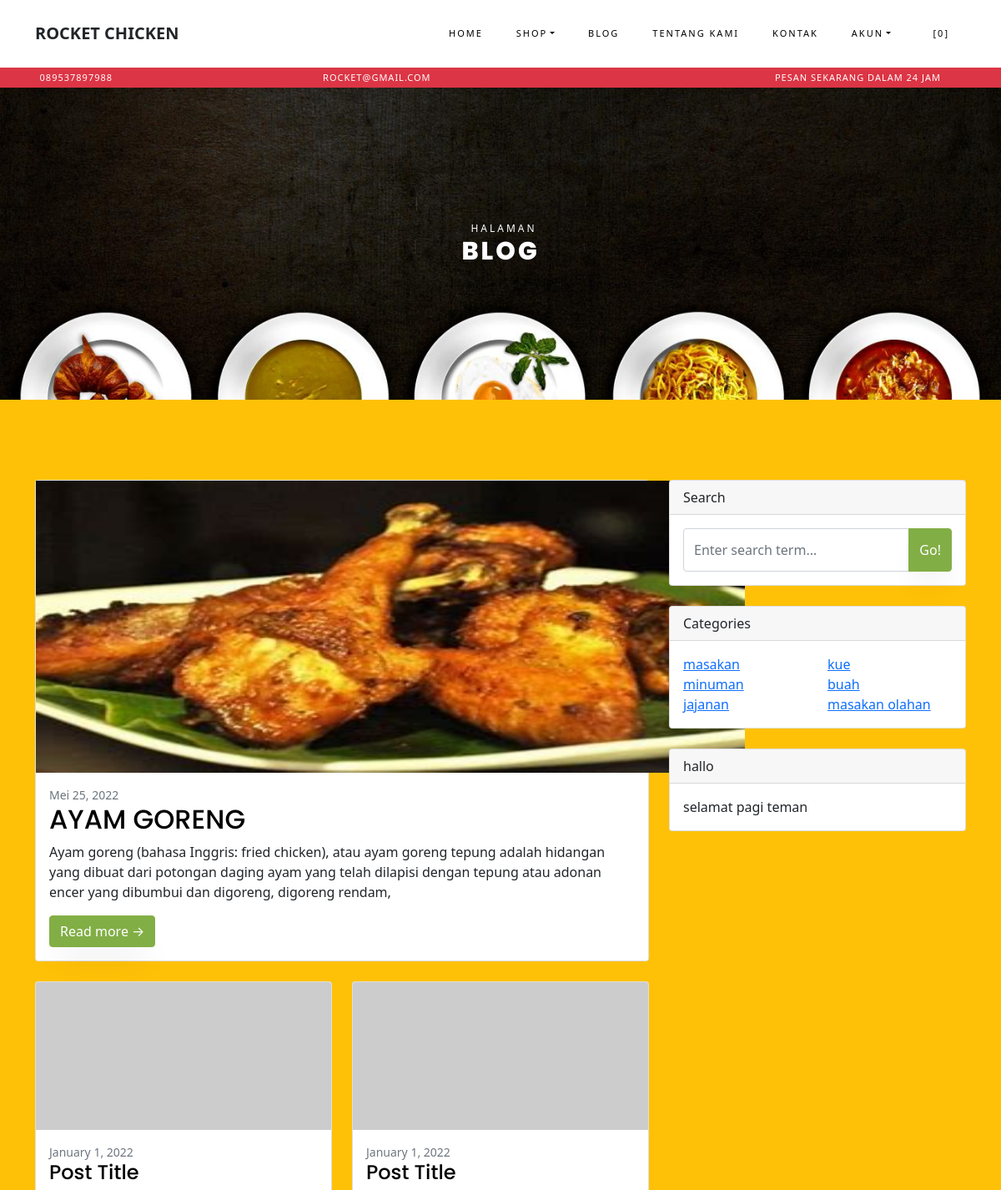
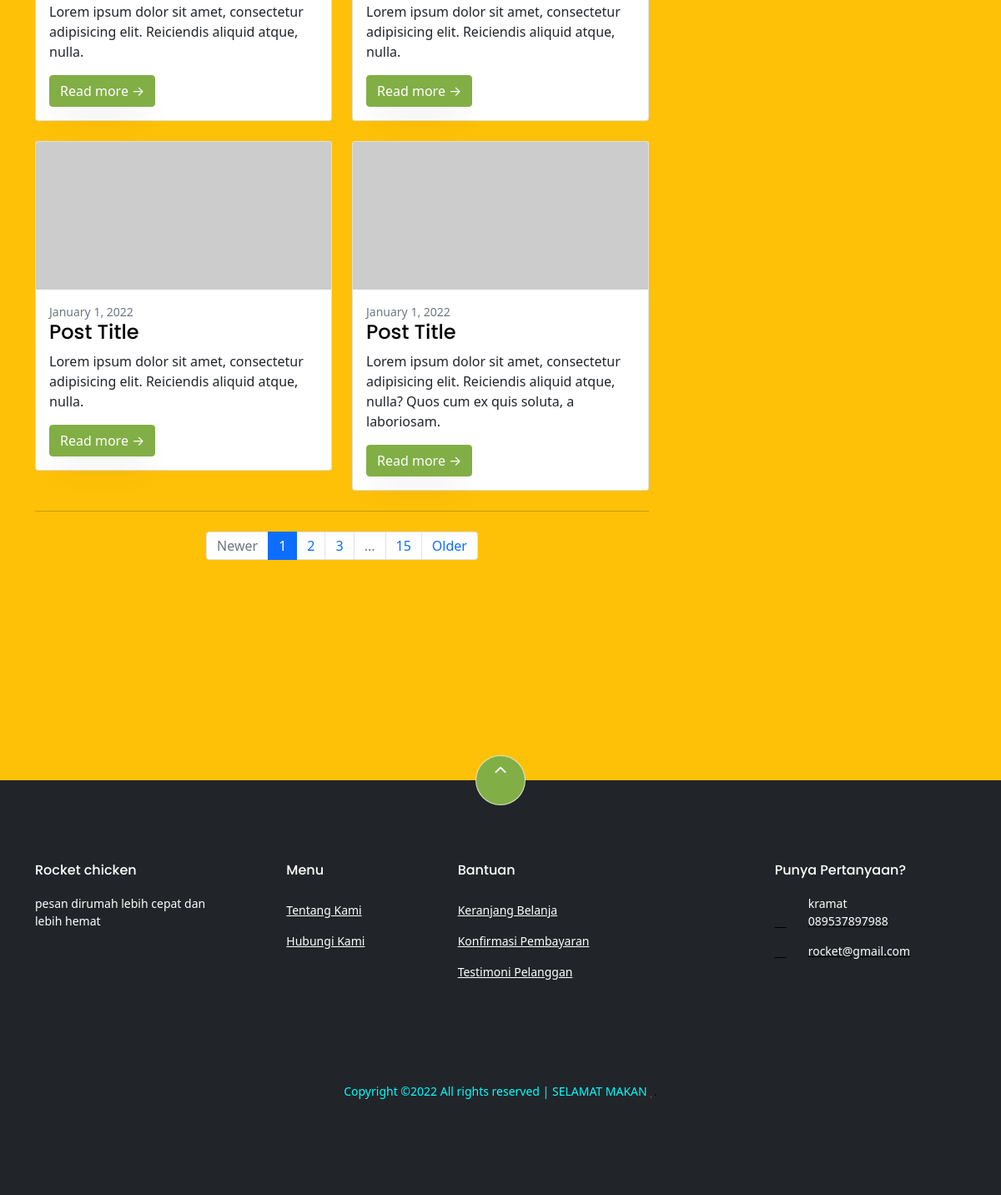
The app's page /index.php/pages/blog with its own data (2 pictures, top to bottom).
### tables this page shows
CREATE TABLE `settings` (
  `id` int(10) NOT NULL,
  `key` varchar(32) NOT NULL,
  `content` text NOT NULL
);

### application/views/themes/vegefoods/pages/blog.php (the view, shortened to what the rows shown need)
<head>
    <link href="http://localhost/rocket_chicken/dist/css/styles.css" rel="stylesheet" />
</head>
<div class="hero-wrap hero-bread bg-info" style="background-image: url(<?php echo get_theme_uri('images/bg_2.jpg'); ?>);">
    <div class="container">
        <div class="row no-gutters slider-text align-items-center justify-content-center">
            <div class="col-md-9 ftco-animate text-center">
                <p class="breadcrumbs"><span class="mr-2"></span> <span>HALAMAN</span></p>
                <h1 class="mb-0 bread">BLOG</h1>
            </div>
        </div>
    </div>
</div>
<section class="ftco-section contact-section bg-warning">
    <div class="container">
        <div class="row">
            <div class="col-lg-8">
                <div class="card mb-4">
                    <a href="#!"><img src="http://localhost/rocket_chicken/assets/themes/vegefoods/images/blog1.jpg" height="350px" width="850px"></a>
                    <div class="card-body">
                        <div class="small text-muted">Mei 25, 2022</div>
                        <h2 class="card-title">AYAM GORENG</h2>
                        <p class="card-text">Ayam goreng (bahasa Inggris: fried chicken), atau ayam goreng tepung adalah hidangan yang dibuat dari potongan
                            daging ayam yang telah dilapisi dengan tepung atau adonan encer yang dibumbui dan digoreng, digoreng rendam,</p>
                        <a class="btn btn-primary" href="<?php echo site_url('pages/blogview'); ?>">Read more →</a>
                    </div>
                </div>
                <div class="row">
                    <div class="col-lg-6">
                        <div class="card mb-4">
                            <a href="#!"><img class="card-img-top" src="https://dummyimage.com/700x350/dee2e6/6c757d.jpg" alt="..." /></a>
                            <div class="card-body">
                                <div class="small text-muted">January 1, 2022</div>
                                <h2 class="card-title h4">Post Title</h2>
                                <p class="card-text">Lorem ipsum dolor sit amet, consectetur adipisicing elit. Reiciendis aliquid atque, nulla.</p>
                                <a class="btn btn-primary" href="#!">Read more →</a>
                            </div>
                        </div>
                        <div class="card mb-4">
                            <a href="#!"><img class="card-img-top" src="https://dummyimage.com/700x350/dee2e6/6c757d.jpg" alt="..." /></a>
                            <div class="card-body">
                                <div class="small text-muted">January 1, 2022</div>
                                <h2 class="card-title h4">Post Title</h2>
                                <p class="card-text">Lorem ipsum dolor sit amet, consectetur adipisicing elit. Reiciendis aliquid atque, nulla.</p>
                                <a class="btn btn-primary" href="#!">Read more →</a>
                            </div>
                        </div>
                    </div>
                    <div class="col-lg-6">
                        <div class="card mb-4">
                            <a href="#!"><img class="card-img-top" src="https://dummyimage.com/700x350/dee2e6/6c757d.jpg" alt="..." /></a>
                            <div class="card-body">
                                <div class="small text-muted">January 1, 2022</div>
                                <h2 class="card-title h4">Post Title</h2>
                                <p class="card-text">Lorem ipsum dolor sit amet, consectetur adipisicing elit. Reiciendis aliquid atque, nulla.</p>
                                <a class="btn btn-primary" href="#!">Read more →</a>
                            </div>
                        </div>
                        <div class="card mb-4">
                            <a href="#!"><img class="card-img-top" src="https://dummyimage.com/700x350/dee2e6/6c757d.jpg" alt="..." /></a>
                            <div class="card-body">
                                <div class="small text-muted">January 1, 2022</div>
                                <h2 class="card-title h4">Post Title</h2>
                                <p class="card-text">Lorem ipsum dolor sit amet, consectetur adipisicing elit. Reiciendis aliquid atque, nulla? Quos cum ex quis soluta, a laboriosam.</p>
                                <a class="btn btn-primary" href="#!">Read more →</a>
                            </div>
                        </div>
                    </div>
                </div>
                <nav aria-label="Pagination">
                    <hr class="my-0" />
                    <ul class="pagination justify-content-center my-4">
                        <li class="page-item disabled"><a class="page-link" href="#" tabindex="-1" aria-disabled="true">Newer</a></li>
                        <li class="page-item active" aria-current="page"><a class="page-link" href="#!">1</a></li>
                        <li class="page-item"><a class="page-link" href="#!">2</a></li>
                        <li class="page-item"><a class="page-link" href="#!">3</a></li>
                        <li class="page-item disabled"><a class="page-link" href="#!">...</a></li>
                        <li class="page-item"><a class="page-link" href="#!">15</a></li>
                        <li class="page-item"><a class="page-link" href="#!">Older</a></li>
                    </ul>
                </nav>
            </div>
            <div class="col-lg-4">
                <div class="card mb-4">
                    <div class="card-header">Search</div>
                    <div class="card-body">
                        <div class="input-group">
                            <input class="form-control" type="text" placeholder="Enter search term..." aria-label="Enter search term..." aria-describedby="button-search" />
                            <button class="btn btn-primary" id="button-search" type="button">Go!</button>
                        </div>
                    </div>
                </div>
                <div class="card mb-4">
                    <div class="card-header">Categories</div>
                    <div class="card-body">
                        <div class="row">
                            <div class="col-sm-6">
                                <ul class="list-unstyled mb-0">
                                    <li><a href="#!">masakan</a></li>
                                    <li><a href="#!">minuman</a></li>
                                    <li><a href="#!">jajanan</a></li>
                                </ul>
                            </div>
                            <div class="col-sm-6">
                                <ul class="list-unstyled mb-0">
                                    <li><a href="#!">kue</a></li>
                                    <li><a href="#!">buah</a></li>
                                    <li><a href="#!">masakan olahan</a></li>
                                </ul>
                            </div>
                        </div>
                    </div>
                </div>
                <div class="card mb-4">
                    <div class="card-header">hallo </div>
                    <div class="card-body">selamat pagi teman</div>
                </div>
            </div>
        </div>
    </div>
    </body>

### application/views/themes/vegefoods/header.php (shortened to what the rows shown need)
<!DOCTYPE html>
<html lang="en">
<head>
	<link rel="stylesheet" href="<?php echo get_theme_uri('css/open-iconic-bootstrap.min.css'); ?>">
	<link rel="stylesheet" href="<?php echo get_theme_uri('css/animate.css'); ?>">
	<link rel="stylesheet" href="<?php echo get_theme_uri('css/owl.carousel.min.css'); ?>">
	<link rel="stylesheet" href="<?php echo get_theme_uri('css/owl.theme.default.min.css'); ?>">
	<link rel="stylesheet" href="<?php echo get_theme_uri('css/magnific-popup.css'); ?>">
	<link rel="stylesheet" href="<?php echo get_theme_uri('css/aos.css'); ?>">
	<link rel="stylesheet" href="<?php echo get_theme_uri('css/ionicons.min.css'); ?>">
	<link rel="stylesheet" href="<?php echo get_theme_uri('js/plugins/@fortawesome/fontawesome-free/css/all.min.css', 'argon'); ?>">
	<link rel="stylesheet" href="<?php echo get_theme_uri('css/bootstrap-datepicker.css'); ?>">
	<link rel="stylesheet" href="<?php echo get_theme_uri('css/jquery.timepicker.css'); ?>">
	<link rel="stylesheet" href="<?php echo get_theme_uri('css/flaticon.css'); ?>">
	<link rel="stylesheet" href="<?php echo get_theme_uri('css/icomoon.css'); ?>">
	<link rel="stylesheet" href="<?php echo get_theme_uri('css/style.css'); ?>">
	<link rel="stylesheet" href="<?php echo base_url('assets/plugins/toastr/toastr.min.css'); ?>">
</head>
<body class="goto-here">
	<nav class="navbar navbar-expand-lg navbar-dark ftco_navbar ftco-navbar-light" id="ftco-navbar">
		<div class="container">
			<a class="navbar-brand text-dark" href="<?php echo base_url(); ?>"><?php echo get_store_name(); ?></a>
			<div class="collapse navbar-collapse" id="ftco-nav">
				<ul class="navbar-nav ml-auto">
					<li class="nav-item active"><a href="<?php echo base_url(); ?>" class="nav-link">Home</a></li>
					<li class="nav-item dropdown">
						<a class="nav-link dropdown-toggle" href="#" id="dropdown04" data-toggle="dropdown" aria-haspopup="true" aria-expanded="false">Shop</a>
					</li>
					<li class="nav-item"><a href="<?php echo site_url('pages/blog'); ?>" class="nav-link">blog</a></li>
					<li class="nav-item"><a href="<?php echo site_url('pages/about'); ?>" class="nav-link">Tentang Kami</a></li>
					<li class="nav-item"><a href="<?php echo site_url('pages/contact'); ?>" class="nav-link">Kontak</a></li>
					<li class="nav-item dropdown">
						<a class="nav-link dropdown-toggle" href="#" id="dropdown05" data-toggle="dropdown" aria-haspopup="true" aria-expanded="false">Akun</a>
					</li>
					<li class="nav-item cta cta-colored"><a href="<?php echo site_url('shop/cart'); ?>" class="nav-link"><span class="icon-shopping_cart"></span>[<span class="cart-item-total">0</span>]</a></li>
				</ul>
			</div>
		</div>
	</nav>
	<div class="py-1 bg-danger">
		<div class="container">
			<div class="row no-gutters d-flex align-items-start align-items-center px-md-0">
				<div class="col-lg-12 d-block">
					<marquee>
						<div class="row d-flex">
							<div class="col-md pr-4 d-flex topper align-items-center">
								<div class="icon mr-2 d-flex justify-content-center align-items-center"><span class="icon-phone2"></span></div>
								<span class="text">
									<?php echo get_settings('store_phone_number'); ?>
								</span>
							</div>
							<div class="col-md pr-4 d-flex topper align-items-center">
								<div class="icon mr-2 d-flex justify-content-center align-items-center"><span class="icon-paper-plane"></span></div>
								<span class="text"><?php echo get_settings('store_email'); ?></span>
							</div>
							<div class="col-md-5 pr-4 d-flex topper align-items-center text-lg-right">
								<span class="text"><?php echo get_settings('store_tagline'); ?></span>
							</div>
					</marquee>
				</div>
			</div>
		</div>
	</div>

### application/views/themes/vegefoods/footer.php (shortened to what the rows shown need)
<section class="ftco-section ftco-no-pt ftco-no-pb py-5 bg-warning">
  <div class="container py-4 ">
  </div>
</section>
<footer class="ftco-footer ftco-section bg-dark">
  <div class="container">
    <div class="row">
      <div class="mouse">
        <a href="#" class="mouse-icon">
          <div class="mouse-wheel"><span class="ion-ios-arrow-up"></span></div>
        </a>
      </div>
    </div>
    <div class="row mb-5">
      <div class="col-md">
        <div class="ftco-footer-widget mb-4">
          <h2 class="ftco-heading-2 text-white"><?php echo get_store_name(); ?></h2>
          <p>
            <font color="white"><?php echo get_settings('store_description'); ?></font>
          </p>
          <ul class="ftco-footer-social list-unstyled float-md-left float-lft mt-5">
          </ul>
        </div>
      </div>
      <div class="col-md">
        <div class="ftco-footer-widget mb-4 ml-md-5">
          <h2 class="ftco-heading-2 text-white">Menu</h2>
          <ul class="list-unstyled">
            <li><a href="<?php echo site_url('pages/about'); ?>" class="py-2 d-block text-white">Tentang Kami</a></li>
            <li><a href="<?php echo site_url('pages/contact'); ?>" class="py-2 d-block text-white">Hubungi Kami</a></li>
          </ul>
        </div>
      </div>
      <div class="col-md-4">
        <div class="ftco-footer-widget mb-4">
          <h2 class="ftco-heading-2 text-white">Bantuan</h2>
          <div class="d-flex">
            <ul class="list-unstyled mr-l-5 pr-l-3 mr-4">
              <li><a href="<?php echo site_url('shop/cart'); ?>" class="py-2 d-block text-white">Keranjang Belanja</a></li>
              <li><a href="<?php echo site_url('customer/payments/confirm'); ?>" class="py-2 d-block text-white">Konfirmasi Pembayaran</a></li>
              <li><a href="<?php echo site_url('shop/testimonial'); ?>" class="py-2 d-block text-white">Testimoni Pelanggan</a></li>
            </ul>
          </div>
        </div>
      </div>
      <div class="col-md">
        <div class="ftco-footer-widget mb-4">
          <h2 class="ftco-heading-2 text-white">Punya Pertanyaan?</h2>
          <div class="block-23 mb-3">
            <ul>
              <li><span class="icon icon-map-marker" style="color:aqua"></span><span class="text-white"><?php echo get_settings('store_address'); ?></span></li>
              <li><a href="#"><span class="icon icon-phone" style="color:aqua"></span><span class="text-white"><?php echo get_settings('store_phone_number'); ?></span></a></li>
              <li><a href="#"><span class="icon icon-envelope" style="color:aqua"></span><span class="text-white"><?php echo get_settings('store_email'); ?></span></a></li>
            </ul>
          </div>
        </div>
      </div>
    </div>
    <div class="row">
      <div class="col-md-12 text-center">
        <p>
          <font color="aqua">Copyright &copy; All rights reserved | SELAMAT MAKAN</font> <i class="icon-heart text-danger" aria-hidden="true"></i>.
        </p>
      </div>
    </div>
  </div>
</footer>
</body>
</html>

### records on screen
settings: content "ROCKET CHICKEN", content "Rocket chicken"
settings: content "089537897988"
settings: content "ROCKET@GMAIL.COM", content "rocket@gmail.com"
settings: content "PESAN SEKARANG DALAM 24 JAM"
settings: content (picture)
settings: content "pesan dirumah lebih cepat dan lebih hemat"
settings: content "kramat"
